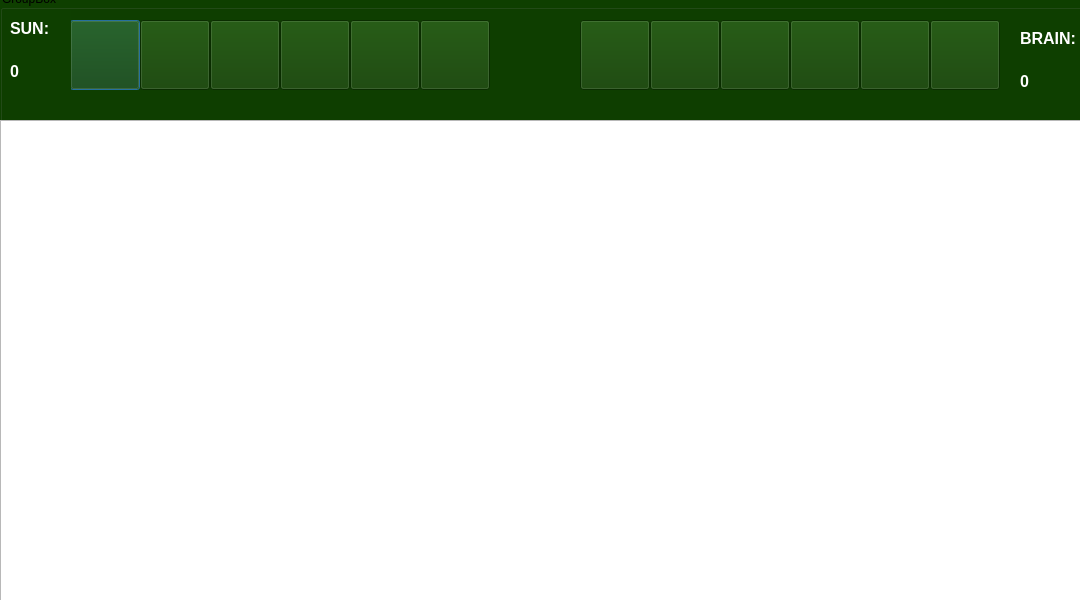
<?xml version="1.0" encoding="UTF-8"?>
<ui version="4.0">
 <class>Game</class>
 <widget class="QDialog" name="Game">
  <property name="geometry">
   <rect>
    <x>0</x>
    <y>0</y>
    <width>1080</width>
    <height>600</height>
   </rect>
  </property>
  <property name="windowTitle">
   <string>Dialog</string>
  </property>
  <widget class="QGroupBox" name="groupBox">
   <property name="geometry">
    <rect>
     <x>160</x>
     <y>600</y>
     <width>1080</width>
     <height>80</height>
    </rect>
   </property>
   <property name="title">
    <string>GroupBox</string>
   </property>
  </widget>
  <widget class="QGroupBox" name="groupBoxCard">
   <property name="geometry">
    <rect>
     <x>0</x>
     <y>-10</y>
     <width>1101</width>
     <height>140</height>
    </rect>
   </property>
   <property name="styleSheet">
    <string notr="true">background-color: rgb(14, 63, 0);</string>
   </property>
   <property name="title">
    <string>GroupBox</string>
   </property>
   <widget class="QPushButton" name="pushButton_6">
    <property name="geometry">
     <rect>
      <x>70</x>
      <y>30</y>
      <width>70</width>
      <height>70</height>
     </rect>
    </property>
    <property name="text">
     <string/>
    </property>
   </widget>
   <widget class="QWidget" name="verticalLayoutWidget">
    <property name="geometry">
     <rect>
      <x>10</x>
      <y>20</y>
      <width>61</width>
      <height>80</height>
     </rect>
    </property>
    <layout class="QVBoxLayout" name="verticalLayout">
     <item>
      <widget class="QLabel" name="label_2">
       <property name="font">
        <font>
         <pointsize>12</pointsize>
         <italic>false</italic>
         <bold>true</bold>
        </font>
       </property>
       <property name="styleSheet">
        <string notr="true">color: rgb(255, 255, 255);</string>
       </property>
       <property name="text">
        <string>SUN:</string>
       </property>
      </widget>
     </item>
     <item>
      <widget class="QLabel" name="labelScore">
       <property name="font">
        <font>
         <pointsize>12</pointsize>
         <bold>true</bold>
        </font>
       </property>
       <property name="styleSheet">
        <string notr="true">color: rgb(255, 255, 255);</string>
       </property>
       <property name="text">
        <string>0</string>
       </property>
      </widget>
     </item>
    </layout>
   </widget>
   <widget class="QPushButton" name="pushButton_7">
    <property name="geometry">
     <rect>
      <x>140</x>
      <y>30</y>
      <width>70</width>
      <height>70</height>
     </rect>
    </property>
    <property name="text">
     <string/>
    </property>
   </widget>
   <widget class="QPushButton" name="pushButton_8">
    <property name="geometry">
     <rect>
      <x>210</x>
      <y>30</y>
      <width>70</width>
      <height>70</height>
     </rect>
    </property>
    <property name="text">
     <string/>
    </property>
   </widget>
   <widget class="QPushButton" name="pushButton_9">
    <property name="geometry">
     <rect>
      <x>280</x>
      <y>30</y>
      <width>70</width>
      <height>70</height>
     </rect>
    </property>
    <property name="text">
     <string/>
    </property>
   </widget>
   <widget class="QPushButton" name="pushButton_10">
    <property name="geometry">
     <rect>
      <x>350</x>
      <y>30</y>
      <width>70</width>
      <height>70</height>
     </rect>
    </property>
    <property name="text">
     <string/>
    </property>
   </widget>
   <widget class="QPushButton" name="pushButton_11">
    <property name="geometry">
     <rect>
      <x>420</x>
      <y>30</y>
      <width>70</width>
      <height>70</height>
     </rect>
    </property>
    <property name="text">
     <string/>
    </property>
   </widget>
   <widget class="QWidget" name="verticalLayoutWidget_2">
    <property name="geometry">
     <rect>
      <x>1020</x>
      <y>30</y>
      <width>61</width>
      <height>80</height>
     </rect>
    </property>
    <layout class="QVBoxLayout" name="verticalLayout_2">
     <item>
      <widget class="QLabel" name="label_3">
       <property name="font">
        <font>
         <pointsize>12</pointsize>
         <italic>false</italic>
         <bold>true</bold>
        </font>
       </property>
       <property name="styleSheet">
        <string notr="true">color: rgb(255, 255, 255);</string>
       </property>
       <property name="text">
        <string>BRAIN:</string>
       </property>
      </widget>
     </item>
     <item>
      <widget class="QLabel" name="labelScore_2">
       <property name="font">
        <font>
         <pointsize>12</pointsize>
         <bold>true</bold>
        </font>
       </property>
       <property name="layoutDirection">
        <enum>Qt::RightToLeft</enum>
       </property>
       <property name="styleSheet">
        <string notr="true">color: rgb(255, 255, 255);</string>
       </property>
       <property name="text">
        <string>0</string>
       </property>
      </widget>
     </item>
    </layout>
   </widget>
   <widget class="QPushButton" name="pushButton_12">
    <property name="geometry">
     <rect>
      <x>650</x>
      <y>30</y>
      <width>70</width>
      <height>70</height>
     </rect>
    </property>
    <property name="text">
     <string/>
    </property>
   </widget>
   <widget class="QPushButton" name="pushButton_13">
    <property name="geometry">
     <rect>
      <x>930</x>
      <y>30</y>
      <width>70</width>
      <height>70</height>
     </rect>
    </property>
    <property name="text">
     <string/>
    </property>
   </widget>
   <widget class="QPushButton" name="pushButton_14">
    <property name="geometry">
     <rect>
      <x>580</x>
      <y>30</y>
      <width>70</width>
      <height>70</height>
     </rect>
    </property>
    <property name="text">
     <string/>
    </property>
   </widget>
   <widget class="QPushButton" name="pushButton_15">
    <property name="geometry">
     <rect>
      <x>720</x>
      <y>30</y>
      <width>70</width>
      <height>70</height>
     </rect>
    </property>
    <property name="text">
     <string/>
    </property>
   </widget>
   <widget class="QPushButton" name="pushButton_16">
    <property name="geometry">
     <rect>
      <x>790</x>
      <y>30</y>
      <width>70</width>
      <height>70</height>
     </rect>
    </property>
    <property name="text">
     <string/>
    </property>
   </widget>
   <widget class="QPushButton" name="pushButton_17">
    <property name="geometry">
     <rect>
      <x>860</x>
      <y>30</y>
      <width>70</width>
      <height>70</height>
     </rect>
    </property>
    <property name="text">
     <string/>
    </property>
   </widget>
  </widget>
  <widget class="QGraphicsView" name="graphicsView">
   <property name="geometry">
    <rect>
     <x>0</x>
     <y>120</y>
     <width>1091</width>
     <height>491</height>
    </rect>
   </property>
   <property name="layoutDirection">
    <enum>Qt::RightToLeft</enum>
   </property>
   <property name="styleSheet">
    <string notr="true">image: url(:/images/field.jpg);</string>
   </property>
  </widget>
 </widget>
 <resources/>
 <connections/>
</ui>
